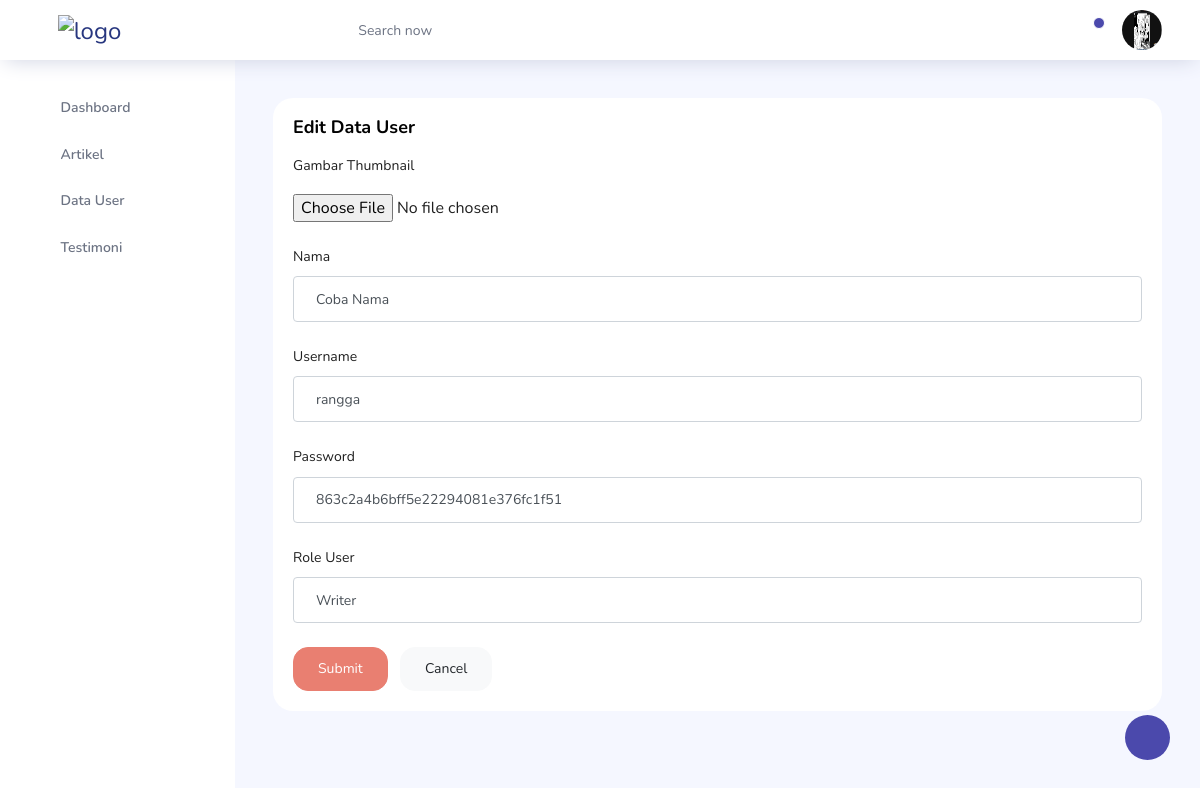
Before: /dashboard/edituser.php?id=3 (signed in) with the older database file.
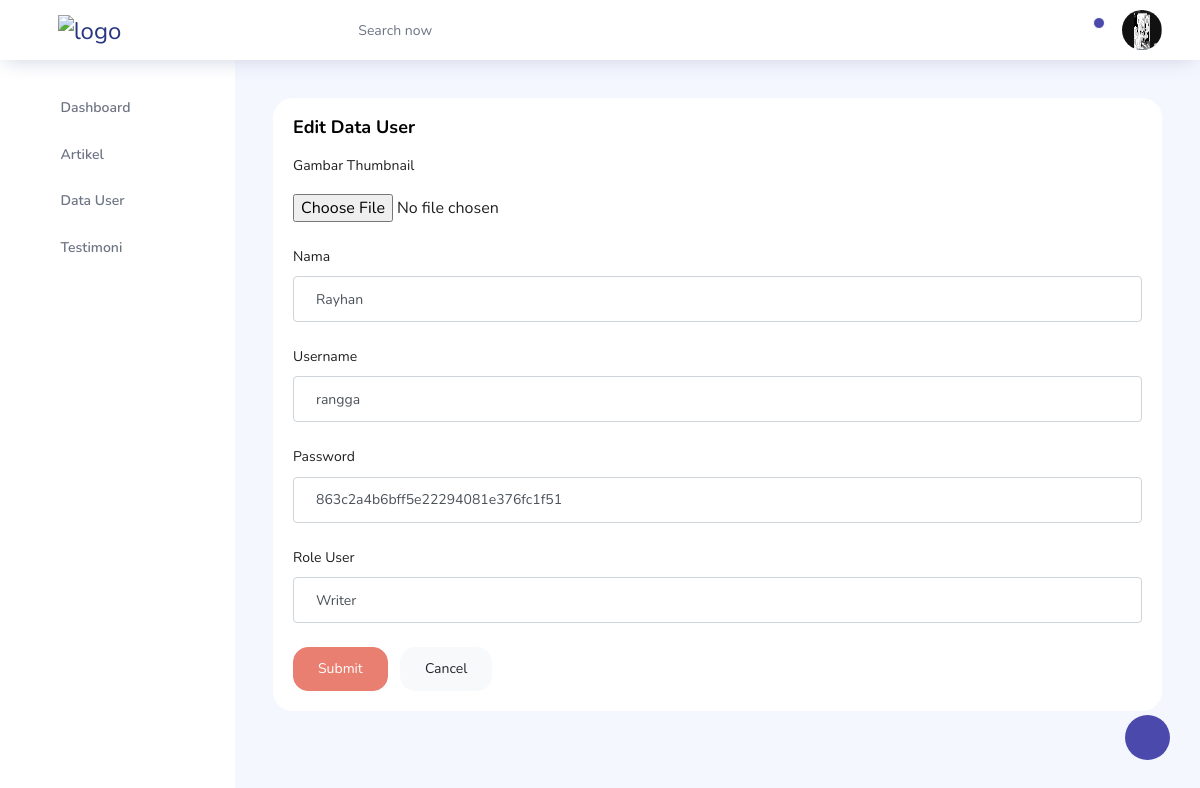
After: the same page with the newer database file.
### tables this page shows
CREATE TABLE `user` (
  `id_user` int(11) NOT NULL,
  `username` varchar(30) NOT NULL,
  `password` varchar(255) NOT NULL,
  `nama` varchar(30) NOT NULL,
  `gambar` text NOT NULL,
  `role` varchar(10) NOT NULL
);

### dashboard/crudDash.php (called while the page is built, shortened)
<?php
function bacaEditUser($id)
{
    $data = array();
    $sql = "select * from user where id_user = $id";
    $koneksi = koneksiMesketch();
    $hasil = mysqli_query($koneksi, $sql);
    $i = 0;
    while ($baris = mysqli_fetch_assoc($hasil)) {
        $data[$i]['idUser'] = $baris['id_user'];
        $data[$i]['nama'] = $baris['nama'];
        $data[$i]['username'] = $baris['username'];
        $data[$i]['password'] = $baris['password'];
        $data[$i]['gambar'] = $baris['gambar'];
        $data[$i]['role'] = $baris['role'];
        $i++;
    }
    return $data;
}

### dashboard/edituser.php (the view, shortened to what this page needs)
<?php
include('crudDash.php');
$id = $_GET['id'];
$bacaUser = bacaEditUser($id);
?>
<!DOCTYPE html>
<html lang="en">
<head>
  <link rel="stylesheet" href="vendors/feather/feather.css">
  <link rel="stylesheet" href="vendors/ti-icons/css/themify-icons.css">
  <link rel="stylesheet" href="vendors/css/vendor.bundle.base.css">
  <link rel="stylesheet" href="vendors/datatables.net-bs4/dataTables.bootstrap4.css">
  <link rel="stylesheet" href="vendors/ti-icons/css/themify-icons.css">
  <link rel="stylesheet" type="text/css" href="js/select.dataTables.min.css">
  <link rel="stylesheet" href="css/vertical-layout-light/style1.css">
</head>
<body>
  <div class="container-scroller">
    <?php
    include('navbar.php');
    ?>
    <div class="container-fluid page-body-wrapper">
      <?php
      include('sidebar.php');
      ?>
      <div class="main-panel">
        <div class="content-wrapper">
          <div class="row">
            <div class="col-12 grid-margin stretch-card">
              <div class="card">
                <div class="card-body">
                  <form action="proses.php" method="POST" enctype="multipart/form-data">
                    <h4 class="card-title">Edit Data User</h4>
                    <?php foreach ($bacaUser as $user) {
                      $id = $user['idUser'];
                      $nama = $user['nama'];
                      $username = $user['username'];
                      $password = $user['password'];
                      $role = $user['role'];
                      $img = $user['gambar'];
                      echo "
                    <div class='form-group'>
                    <label>Gambar Thumbnail</label>
                    <p></p>
                    <input type='file' name='img'>
                  </div>
                  <div class='form-group'>
                    <label for='exampleInputCity1'>Nama</label>
                    <input type='text' class='form-control' id='exampleInputCity1' name='nama' placeholder='Nama' value='$nama'>
                  </div>
                  <div class='form-group'>
                    <label for='exampleInputCity1'>Username</label>
                    <input type='text' class='form-control' id='exampleInputCity1' name='username' placeholder='Username' value='$username'>
                  </div>
                  <div class='form-group'>
                    <label for='exampleInputCity1'>Password</label>
                    <input type='text' class='form-control' id='exampleInputCity1' name='password' placeholder='Password' value='$password'>
                  </div>
                  <div class='form-group'>
                    <label for='exampleInputCity1'>Role User</label>
                    <input type='text' class='form-control' id='exampleInputCity1' name='role' placeholder='Role User' value='$role'>
                  </div>
                  <input type='hidden' name='img' value='$img' />
                    <input type='hidden' name='id' value=' $id' />
                  <button type='submit' value='EditUser' name='EditUser' class='btn btn-primary mr-2'>Submit</button>
                  <button class='btn btn-light'>Cancel</button>";
                    } ?>
                  </form>
                </div>
              </div>
            </div>
          </div>
        </div>
      </div>
    </div>
  </div>
  </div>
</body>
</html>

Changed rows visible on the page:
changed user "rangga": nama "Coba Nama" → "Rayhan"
